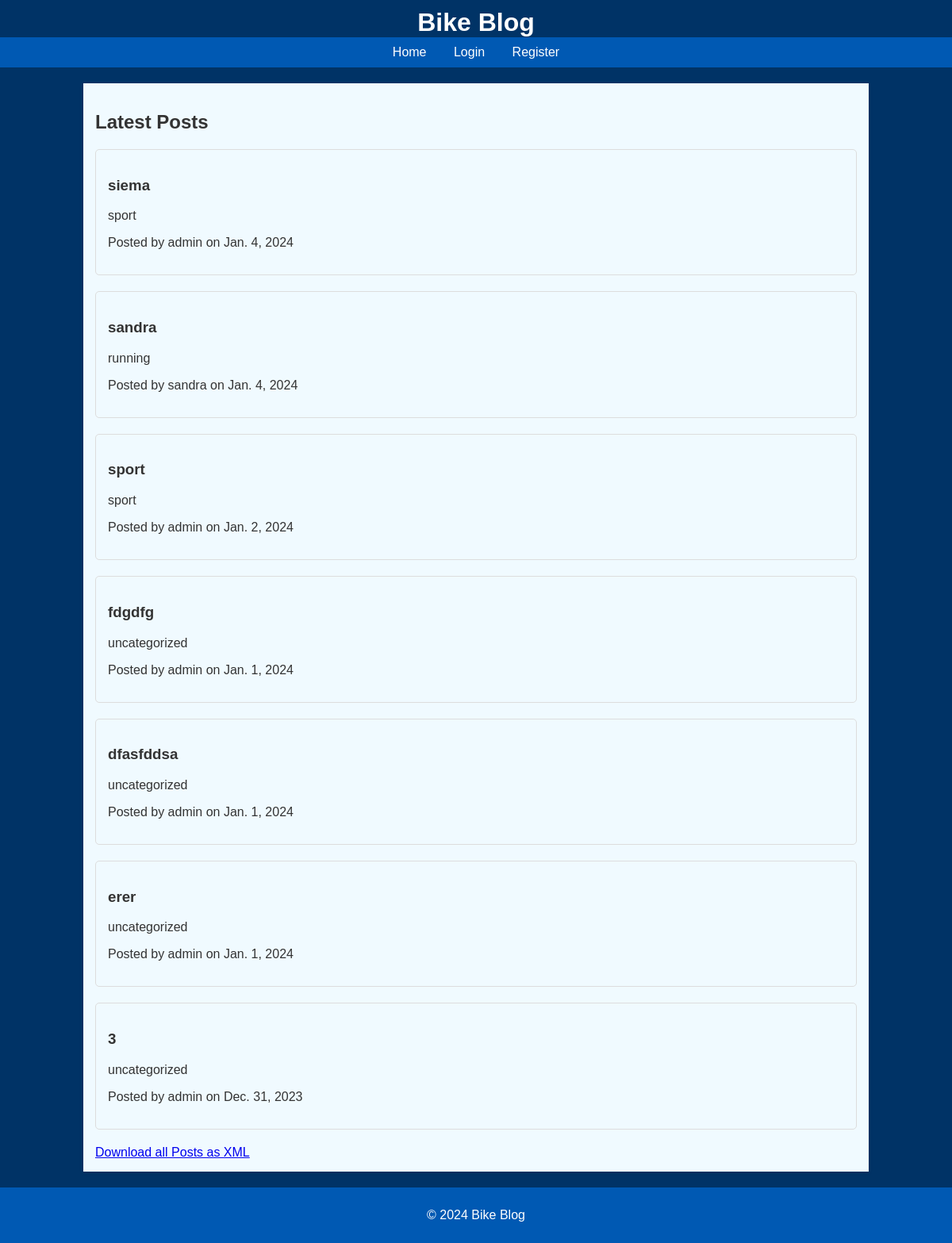
The page / on the database its author committed.
### theblog/models.py (models this page shows, shortened)
class Post(models.Model):
    title = models.CharField(max_length=255)
    title_tag = models.CharField(max_length=255)
    author = models.ForeignKey(User, on_delete=models.CASCADE)
    body = models.TextField()
    post_date = models.DateField(auto_now_add=True)
    category = models.CharField(max_length=255, default='uncategorized')

### theblog/views.py (the view)
# urls.py: path('', HomeView.as_view(), name = "home"),
class HomeView(ListView):
    model = Post
    template_name = 'home.html'
    ordering = ['-post_date']

### theblog/templates/home.html (shortened to what this page needs)
{% extends 'base.html' %}
{% block content %}
<h2>Latest Posts</h2>
{% for post in object_list %}
    <div class="post">
        <h3><a href="{% url 'article-detail' post.id %}">{{ post.title }} </a></h3>
        <p><a href="{% url 'category' post.category%}">{{ post.category }} </a></p>
        <p>Posted by {{ post.author }} on {{ post.post_date }}</p>
    </div>
{% empty %}
    <p>No posts available.</p>
{% endfor %}
    <a href="{% url 'export_posts_xml' %}">Download all Posts as XML</a>
    <br/>
{% endblock %}

### theblog/static/styles.css (style rules this page uses)
body { font-family: 'Arial', sans-serif; background-color: #003366; background-size: cover; background-position: center; background-repeat: no-repeat; color: #333; margin: 0; padding: 0; }
.post { background-color: #f0faff; border: 1px solid #ddd; margin-bottom: 20px; padding: 15px; border-radius: 5px; }
.post p a { color: #333; text-decoration: none; }
.post h3 a { color: #333; text-decoration: none; }

### rows shown on the page
Post: title "siema", category "sport", author "admin", post_date "Jan. 4, 2024"
Post: title "sandra", category "running", author "sandra", post_date "Jan. 4, 2024"
Post: title "sport", category "sport", author "admin", post_date "Jan. 2, 2024"
Post: title "fdgdfg", category "uncategorized", author "admin", post_date "Jan. 1, 2024"
Post: title "dfasfddsa", category "uncategorized", author "admin", post_date "Jan. 1, 2024"
Post: title "erer", category "uncategorized", author "admin", post_date "Jan. 1, 2024"
Post: title "3", category "uncategorized", author "admin", post_date "Dec. 31, 2023"
